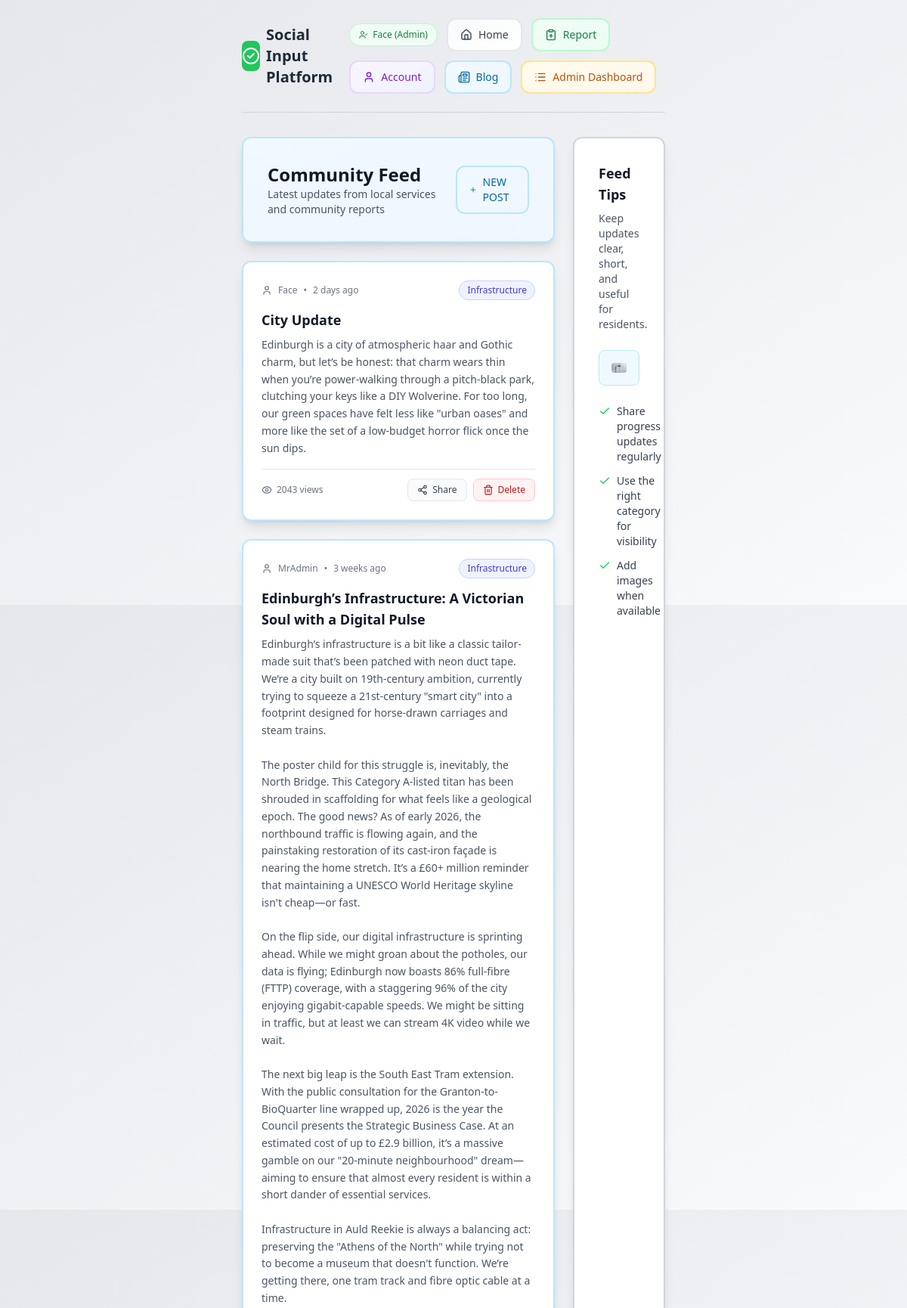
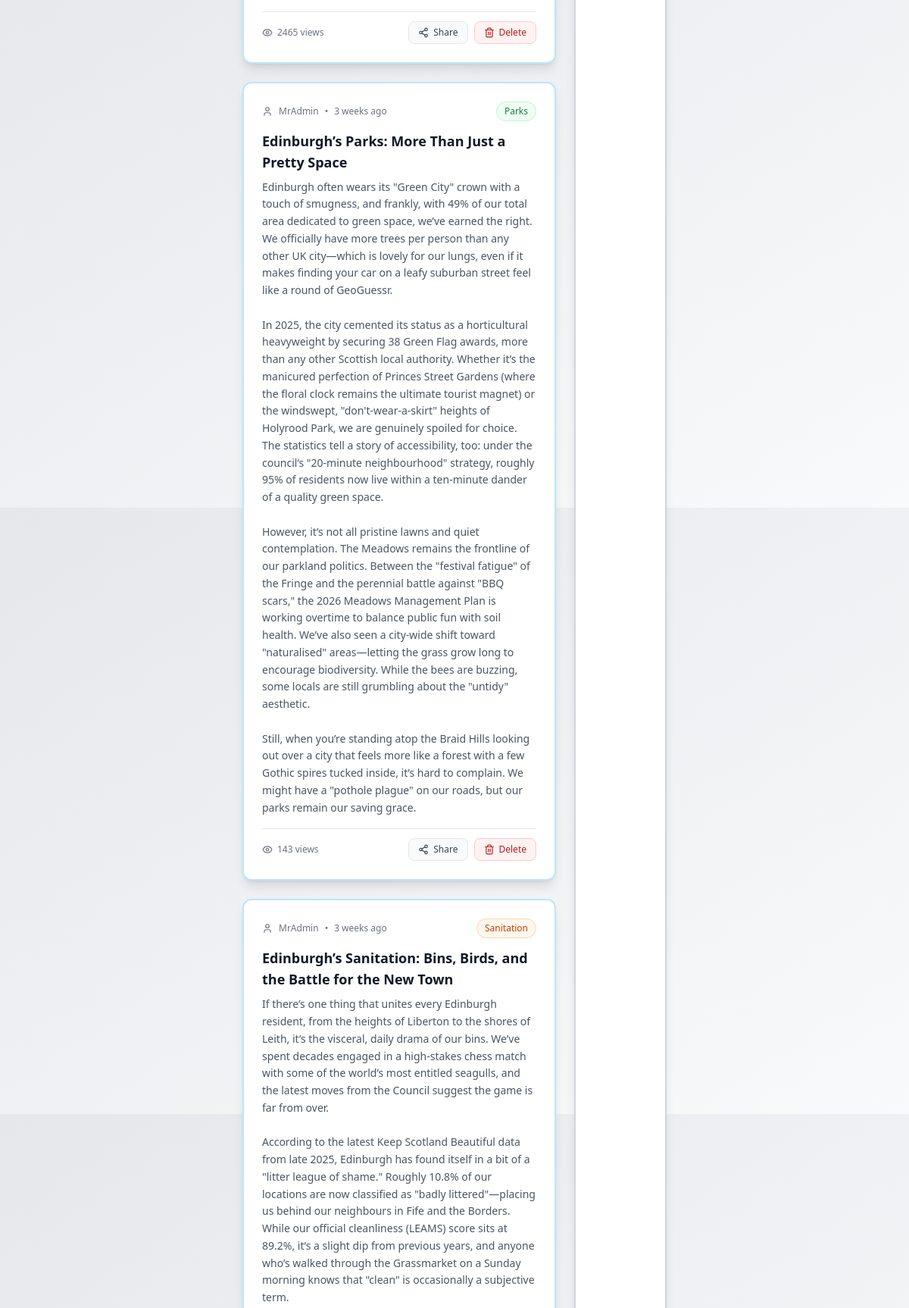
The app's page /blog.php (signed in, upper part) with its own data (2 pictures, top to bottom).
### tables this page shows
CREATE TABLE "blog_posts" (
    id         INTEGER PRIMARY KEY AUTOINCREMENT,
    title      TEXT    NOT NULL,
    category   TEXT    NOT NULL,
    content    TEXT    NOT NULL,
    "author_username" TEXT,
    created_at DATETIME DEFAULT CURRENT_TIMESTAMP,
    FOREIGN KEY ("author_username") REFERENCES users (id)
);

### blog.php (the view, shortened to what this page needs)
<?php
$dbFile   = __DIR__ . DIRECTORY_SEPARATOR . 'DATABASE' . DIRECTORY_SEPARATOR . 'reports.sqlite';
$realPosts = [];
try {
	$pdo = new PDO('sqlite:' . $dbFile);
	$pdo->setAttribute(PDO::ATTR_ERRMODE, PDO::ERRMODE_EXCEPTION);
	$stmt      = $pdo->query('SELECT id, title, category, content, author_username, created_at FROM blog_posts ORDER BY created_at DESC');
	$realPosts = $stmt->fetchAll(PDO::FETCH_ASSOC);
} catch (PDOException $e) {
}
function blog_relative_time($datetime) {
	$ts   = is_numeric($datetime) ? (int)$datetime : strtotime($datetime);
	$diff = time() - $ts;
	$units = [31536000 => 'year', 2592000 => 'month', 604800 => 'week', 86400 => 'day', 3600 => 'hour', 60 => 'minute'];
	foreach ($units as $secs => $name) {
		if ($diff >= $secs) {
			$v = (int)floor($diff / $secs);
			return $v . ' ' . $name . ($v === 1 ? '' : 's') . ' ago';
		}
	}
	return 'just now';
}
?>
<!DOCTYPE html>
<html lang="en">
<head>
	<script src="https://cdn.tailwindcss.com"></script>
</head>
<body class="bg-gradient-to-br from-gray-200 to-gray-50 min-h-screen p-6 px-80">
	<?php include __DIR__ . '/ASSETS/header.php'; ?>
	<div class="grid grid-cols-1 lg:grid-cols-4 gap-6">
		<div class="lg:col-span-3 space-y-6">
			<div class="bg-gradient-to-br from-sky-50 to-blue-50 p-8 rounded-xl shadow-lg border-2 border-sky-200">
				<div class="flex items-center justify-between">
					<div>
						<h1 class="text-2xl font-bold text-gray-900">Community Feed</h1>
						<p class="text-sm text-gray-600">Latest updates from local services and community reports</p>
					</div>
					<a href="new_post.php" class="group relative text-sm px-4 py-2.5 rounded-xl bg-gradient-to-br from-sky-50 to-blue-50 border-2 border-sky-200 text-sky-700 hover:border-sky-300 hover:shadow-md transition-all duration-200 font-medium">
						<span class="flex items-center gap-2">
							<i data-lucide="plus" class="w-4 h-4 group-hover:scale-110 transition-transform"></i>
							NEW POST
						</span>
					</a>
				</div>
			</div>
			<?php
			$badgeStyles = [
				'Roads'          => 'bg-blue-50 text-blue-700 border-blue-200',
				'Parks'          => 'bg-green-50 text-green-700 border-green-200',
				'Lighting'       => 'bg-amber-50 text-amber-700 border-amber-200',
				'Waste'          => 'bg-purple-50 text-purple-700 border-purple-200',
				'Pavements'      => 'bg-cyan-50 text-cyan-700 border-cyan-200',
				'Sanitation'     => 'bg-orange-50 text-orange-700 border-orange-200',
				'Infrastructure' => 'bg-indigo-50 text-indigo-700 border-indigo-200',
				'Community'      => 'bg-teal-50 text-teal-700 border-teal-200',
				'Other'          => 'bg-gray-50 text-gray-700 border-gray-200',
			];
			?>
			<?php foreach ($realPosts as $post):
				$badgeClass = $badgeStyles[$post['category']] ?? $badgeStyles['Other'];
				$relTime    = blog_relative_time($post['created_at']);
			?>
				<article class="bg-white p-6 rounded-xl shadow-lg border-2 border-sky-200">
					<div class="flex items-center justify-between mb-3">
						<div class="flex items-center gap-2 text-xs text-gray-500">
							<i data-lucide="user" class="w-3.5 h-3.5"></i>
							<span><?php echo htmlspecialchars($post['author_username'] ?? 'Community'); ?></span>
							<span>•</span>
							<span><?php echo htmlspecialchars($relTime); ?></span>
						</div>
						<span class="text-xs px-2.5 py-1 rounded-full border <?php echo $badgeClass; ?>">
							<?php echo htmlspecialchars($post['category']); ?>
						</span>
					</div>
					<h2 class="text-lg font-bold text-gray-900 mb-2"><?php echo htmlspecialchars($post['title']); ?></h2>
					<p class="text-sm text-gray-600 leading-relaxed"><?php echo nl2br(htmlspecialchars($post['content'])); ?></p>
					<div class="mt-4 pt-3 border-t border-gray-200 flex items-center justify-between">
						<div class="inline-flex items-center gap-1.5 text-xs text-gray-500">
							<i data-lucide="eye" class="w-3.5 h-3.5"></i>
							<span><?php echo rand(100, 5000); ?> views</span>
						</div>
						<div class="flex items-center gap-2">
							<button type="button" class="share-btn inline-flex items-center gap-1.5 px-3 py-1.5 text-xs rounded-lg border border-gray-200 bg-gray-50 text-gray-700 hover:bg-gray-100 transition">
								<i data-lucide="share-2" class="w-3.5 h-3.5"></i>
								<span class="share-text">Share</span>
							</button>
							<?php if (!empty($_SESSION['is_admin'])): ?>
								<form method="POST" onsubmit="return confirm('Delete this post?');">
									<button type="submit" class="inline-flex items-center gap-1.5 px-3 py-1.5 text-xs rounded-lg border border-red-200 bg-red-50 text-red-700 hover:bg-red-100 transition">
										<i data-lucide="trash-2" class="w-3.5 h-3.5"></i>
										Delete
									</button>
								</form>
							<?php endif; ?>
						</div>
					</div>
				</article>
			<?php endforeach; ?>
		</div>
		<aside class="bg-white p-8 rounded-xl shadow-lg border-2 border-gray-300 space-y-6">
			<div>
				<h2 class="text-lg font-bold text-gray-900 mb-2">Feed Tips</h2>
				<p class="text-sm text-gray-600">Keep updates clear, short, and useful for residents.</p>
			</div>
			<div class="bg-sky-50 p-4 rounded-lg border border-sky-200">
				<img src="IMAGES/lamp.png" alt="Community" class="w-full h-auto rounded">
			</div>
			<ul class="space-y-3 text-sm text-gray-700">
				<li class="flex items-start gap-2">
					<i data-lucide="check" class="w-4 h-4 text-green-500 mt-0.5 flex-shrink-0"></i>
					<span>Share progress updates regularly</span>
				</li>
				<li class="flex items-start gap-2">
					<i data-lucide="check" class="w-4 h-4 text-green-500 mt-0.5 flex-shrink-0"></i>
					<span>Use the right category for visibility</span>
				</li>
				<li class="flex items-start gap-2">
					<i data-lucide="check" class="w-4 h-4 text-green-500 mt-0.5 flex-shrink-0"></i>
					<span>Add images when available</span>
				</li>
			</ul>
		</aside>
	</div>
</body>
</html>

### records on screen
blog_posts: author_username "Face", created_at "2 days ago", category "Infrastructure", title "City Update", content "Edinburgh is a city of atmospheric haar and Gothic charm, but let’s be honest: that charm wears thin when you’re power-walking through a pitch-black park, clutching your keys like a DIY Wolverine. For too long, our green spaces have felt less like \"urban oases\" and more like the set of a low-budget horror flick once the sun dips."
blog_posts: author_username "MrAdmin", created_at "3 weeks ago", category "Infrastructure", title "Edinburgh’s Infrastructure: A Victorian Soul with a Digital Pulse", content "Edinburgh’s infrastructure is a bit like a classic tailor-made suit that’s been patched with neon duct tape. We’re a city built on 19th-century ambition, currently trying to squeeze a 21st-century \"smart city\" into a footprint designed for horse-drawn carriages and steam trains. The poster child for this struggle is, inevitably, the North Bridge. This Category A-listed titan has been shrouded in scaffolding for what feels like a geological epoch. The good news? As of early 2026, the northbound traffic is flowing again, and the painstaking restoration of its cast-iron façade is nearing the home stretch. It’s a £60+ million reminder that maintaining a UNESCO World Heritage skyline isn't…"
blog_posts: author_username "MrAdmin", created_at "3 weeks ago", category "Parks", title "Edinburgh’s Parks: More Than Just a Pretty Space", content "Edinburgh often wears its \"Green City\" crown with a touch of smugness, and frankly, with 49% of our total area dedicated to green space, we’ve earned the right. We officially have more trees per person than any other UK city—which is lovely for our lungs, even if it makes finding your car on a leafy suburban street feel like a round of GeoGuessr. In 2025, the city cemented its status as a horticultural heavyweight by securing 38 Green Flag awards, more than any other Scottish local authority. Whether it’s the manicured perfection of Princes Street Gardens (where the floral clock remains the ultimate tourist magnet) or the windswept, \"don't-wear-a-skirt\" heights of Holyrood Park, we are…"
blog_posts: author_username "MrAdmin", created_at "3 weeks ago", category "Sanitation", title "Edinburgh’s Sanitation: Bins, Birds, and the Battle for the New Town", content "If there’s one thing that unites every Edinburgh resident, from the heights of Liberton to the shores of Leith, it’s the visceral, daily drama of our bins. We’ve spent decades engaged in a high-stakes chess match with some of the world’s most entitled seagulls, and the latest moves from the Council suggest the game is far from over. According to the latest Keep Scotland Beautiful data from late 2025, Edinburgh has found itself in a bit of a \"litter league of shame.\" Roughly 10.8% of our locations are now classified as \"badly littered\"—placing us behind our neighbours in Fife and the Borders. While our official cleanliness (LEAMS) score sits at 89.2%, it’s a slight dip from previous years,…"

### other values on screen
$username "Face"
